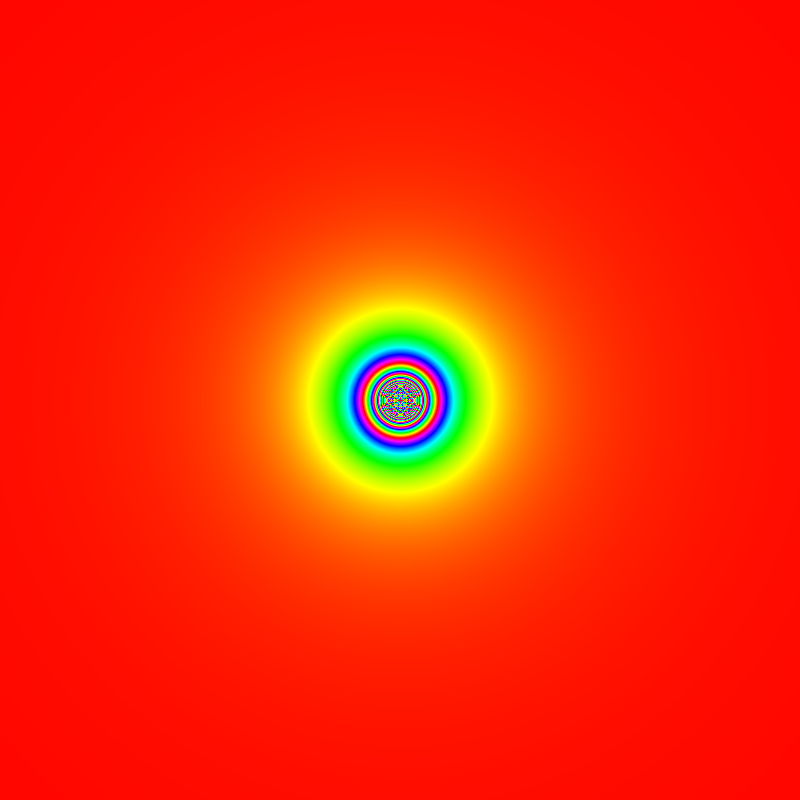
Frame 1 (no input)
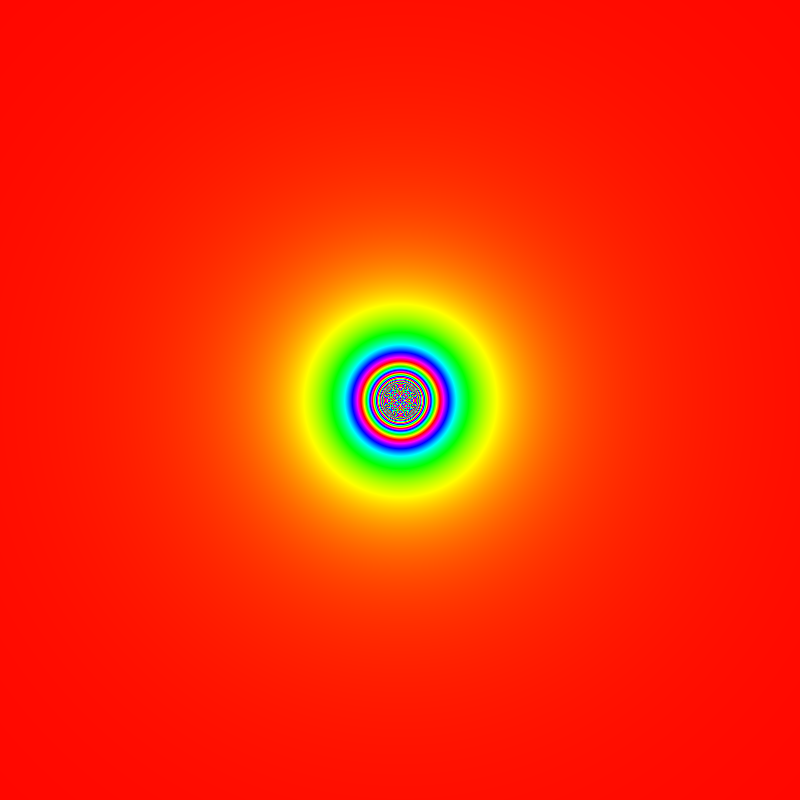
Frame 60 (the mouse pressed at the canvas centre just before this capture)
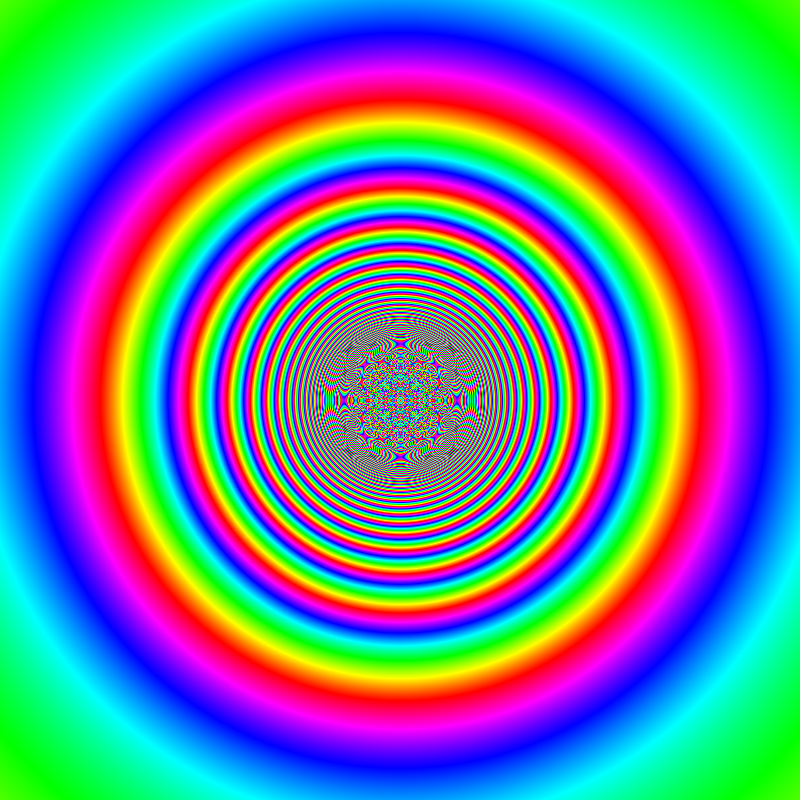
Frame 120 (the mouse held since frame 60 and released just before this capture)

The Processing sketch that drew these frames (run headless with seeded random() and noise(); from frame 60 on, the mouse is pressed at the canvas centre):

// Processing sketch: Metaballs
// ── Metaballs.pde
ArrayList<Blob> blobs;
color pixelArray[];

void setup() {
  size(800, 800);
  colorMode(HSB);
  blobs = new ArrayList();
  for (int i=0; i<1; i++) {
    //blobs.add(new Blob(random(width), random(height), PVector.random2D()));
    blobs.add(new Blob(width/2, height/2, new PVector(0, 0), 0));
  }
}

void draw() {
  background(0);
  loadPixels();

  if (mousePressed) {
    blobs.add(new Blob(mouseX, mouseY, new PVector(0, 0), 0));
  }

  pixelArray = pixels;
  //for (Blob blob : blobs) {
  //  blob.colourArea();
  //}
  for (int x=0; x<width; x++) {
    for (int y=0; y<height; y++) {
      int index = x + y * width;
      float total = 0;
      for (Blob b : blobs) {
        float d = b.illumination*b.r*b.r/pow(dist(x, y, b.pos.x, b.pos.y),2);
        total += d;
      }

      pixelArray[index] = color(total%255,255,255);
    }
  }
  pixels=pixelArray;
  updatePixels();

  for (int i=blobs.size()-1; i>-1; i--) {
    Blob blob=blobs.get(i);
    blob.update();
    if (blob.illumination > 200) {
      blobs.remove(blob);
      PVector oldPos = blob.pos;
      float oldLife = blob.lifetime;
      blobs.add(new Blob(oldPos.x, oldPos.y, PVector.random2D(), 0));
      blobs.add(new Blob(oldPos.x, oldPos.y, PVector.random2D(), oldLife));
    }

    if (blob.lifetime > 1000 && !blob.cytosis) {
      blob.startCellDeath();
      println("Cell is dying");
    }
    
    if (blob.cytosis){
      if (blob.illumination >0){
        blob.illumination -= 1;
      } else {
        blobs.remove(blob);
      }
    }
  }
}

// ── Blob.pde
class Blob {

  PVector pos;
  float r;
  PVector vel;
  float range;
  float illumination;
  float lifetime;
  float growthRate;
  boolean cytosis;

  Blob(float x, float y, PVector _vel, float _lifetime) {
    pos = new PVector(x, y);
    vel = _vel;
    cytosis = false;
    lifetime = _lifetime;
    r = 60;
    range = r *1.5;
    illumination = 100;
    growthRate = random(12, 20)/100;
  }

  void colourArea() {
    int topMargin = (int)max(0, pos.y-range);
    int botMargin = (int)min(height, pos.y+range);
    int leftMargin = (int)max(0, pos.x-range);
    int rightMargin = (int)min(width, pos.x+range);

    for (int x=leftMargin; x<rightMargin; x++) {
      for (int y=topMargin; y<botMargin; y++) {
        int index = x + y * width;
        float d = dist(x, y, pos.x, pos.y);
        if (d < range) {
          pixelArray[index] = color(min((16777216 + pixelArray[index])/65793 + illumination*r*r/(d*d), 255),255,255);
        }
      }
    }
  }

  void show() {
    noFill();
    stroke(255);
    strokeWeight(10);
    ellipse(pos.x, pos.y, 2*r, 2*r);
  }

  void startCellDeath() {
    cytosis = true;
  }

  void update() {
    pos.add(vel);
    if (!cytosis) { 
      illumination = illumination + growthRate;
    }
    lifetime += 1;
    if (pos.x<0 || pos.x > width) {
      vel.x = -vel.x;
    }
    if (pos.y<0 || pos.y > height) {
      vel.y = -vel.y;
    }
  }
}
